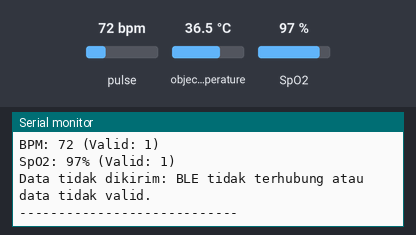
Bench run of a sketch on a simulated ESP32. Parts: the last lines printed to the serial monitor. Inputs (shaded band) come from the test bench; at power-on: pulse 72 bpm, object temperature 36.5 °C, SpO2 97 %. Nothing arrives over Bluetooth unless stated; a phone connects over Bluetooth LE 3 s after start.

Above: at 2.2 s.
2.3 s: pulse set to 42 bpm
At 2.76 s:
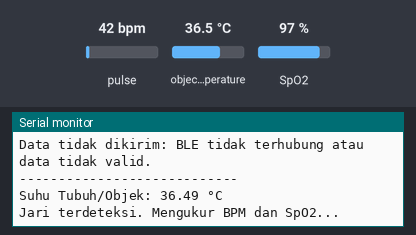
5.8 s: object temperature set to 20 °C
At 6.2 s:
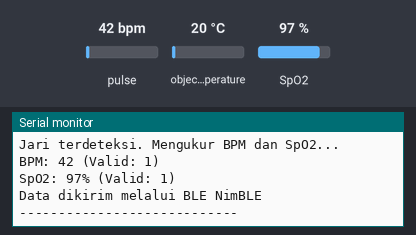
7.3 s: SpO2 set to 80 %
At 9.6 s:
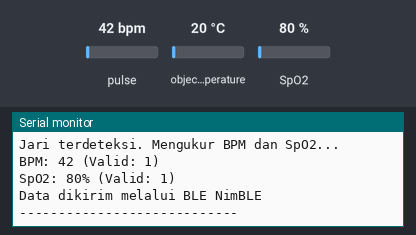

Measured:
- after the input at 7.3 s, the serial monitor: prints a new line after 1.5 s (image 3)

The sketch:

Kode_Node.ino
```cpp
#include <Wire.h>
#include <MAX30105.h>
#include <Adafruit_MLX90614.h>
#include "heartRate.h"
#include "spo2_algorithm.h"
#include <NimBLEDevice.h>

// I2C Pins
#define SDA_WIRE   21
#define SCL_WIRE   22
#define SDA_WIRE1  33
#define SCL_WIRE1  32

// BLE UUIDs
#define SERVICE_UUID         "YOUR UUID"
#define CHARACTERISTIC_UUID  "YOUR UUID"

// Sensor Buffers
#define BUFFER_LENGTH 35
uint32_t irBuffer[BUFFER_LENGTH];
uint32_t redBuffer[BUFFER_LENGTH];

// Sensor Objects
Adafruit_MLX90614 mlx = Adafruit_MLX90614();
MAX30105 particleSensor;

// Sensor Values
int32_t spo2, heartRate;
int8_t validSPO2, validHeartRate;
bool fingerDetected = false;

// BLE
NimBLECharacteristic* pCharacteristic;
bool bleConnected = false;

// BLE Server Callback Class
class ServerCallbacks : public NimBLEServerCallbacks {
  void onConnect(NimBLEServer* pServer, NimBLEConnInfo&) override {
    Serial.println("Client connected");
    bleConnected = true;
  }
  void onDisconnect(NimBLEServer* pServer, NimBLEConnInfo&, int) override {
    Serial.println("Client disconnected, restarting advertising...");
    bleConnected = false;
    NimBLEDevice::startAdvertising();
  }
} serverCallbacks;

// Task untuk membaca sensor dan mengirim data BLE
void TaskSensorBLE(void *pvParameters) {
  while(1) {
    double objectTemp = mlx.readObjectTempC();
    long irValue = particleSensor.getIR();
    fingerDetected = irValue > 50000;

    Serial.printf("Suhu Tubuh/Objek: %.2f °C\n", objectTemp);

    if (fingerDetected) {
      Serial.println("Jari terdeteksi. Mengukur BPM dan SpO2...");
      for (int i = 0; i < BUFFER_LENGTH; i++) {
        while (!particleSensor.available()) {
          particleSensor.check();
          vTaskDelay(1 / portTICK_PERIOD_MS);
        }
        redBuffer[i] = particleSensor.getRed();
        irBuffer[i] = particleSensor.getIR();
        particleSensor.nextSample();
      }

      maxim_heart_rate_and_oxygen_saturation(
        irBuffer, BUFFER_LENGTH, redBuffer,
        &spo2, &validSPO2, &heartRate, &validHeartRate
      );

      Serial.printf("BPM: %d (Valid: %d)\n", heartRate, validHeartRate);
      Serial.printf("SpO2: %d%% (Valid: %d)\n", spo2, validSPO2);

      if (validSPO2 && validHeartRate && bleConnected) {
        String data = "{\"temperature\":" + String(objectTemp, 2) +
                      ",\"bpm\":" + String(heartRate) +
                      ",\"spo2\":" + String(spo2) + "}";
        pCharacteristic->setValue(data);
        pCharacteristic->notify();
        Serial.println("Data dikirim melalui BLE NimBLE");
      } else {
        Serial.println("Data tidak dikirim: BLE tidak terhubung atau data tidak valid.");
      }
    } else {
      Serial.println("Tidak ada jari terdeteksi. Letakkan jari Anda pada sensor.");
    }

    Serial.println("----------------------------");
    vTaskDelay(1000 / portTICK_PERIOD_MS);  // Delay 1 detik
  }
}

void setup() {
  Serial.begin(115200);
  delay(1000);

  Wire.begin(SDA_WIRE, SCL_WIRE);
  Wire1.begin(SDA_WIRE1, SCL_WIRE1);

  if (!mlx.begin(0x5A, &Wire)) {
    Serial.println("MLX90614 not found!");
    while (1);
  }

  if (!particleSensor.begin(Wire1)) {
    Serial.println("MAX30105 not found!");
    while (1);
  }
  particleSensor.setup();
  particleSensor.setPulseAmplitudeRed(0x32);
  particleSensor.setPulseAmplitudeIR(0x32);
  particleSensor.setPulseAmplitudeGreen(0);

  NimBLEDevice::init("ESP32 Node NimBLE");
  NimBLEServer* pServer = NimBLEDevice::createServer();
  pServer->setCallbacks(&serverCallbacks);

  NimBLEService* pService = pServer->createService(SERVICE_UUID);
  pCharacteristic = pService->createCharacteristic(
    CHARACTERISTIC_UUID,
    NIMBLE_PROPERTY::READ | NIMBLE_PROPERTY::WRITE | NIMBLE_PROPERTY::NOTIFY
  );
  pService->start();

  NimBLEAdvertising* pAdvertising = NimBLEDevice::getAdvertising();
  pAdvertising->addServiceUUID(SERVICE_UUID);
  pAdvertising->start();
  Serial.println("BLE NimBLE advertising started");

  // Buat task FreeRTOS untuk sensor dan BLE notify
  xTaskCreatePinnedToCore(
    TaskSensorBLE,
    "TaskSensorBLE",
    4096,
    NULL,
    1,
    NULL,
    1  // core 1 (ESP32 dual core)
  );
}

void loop() {
  vTaskDelay(portMAX_DELAY);  // loop kosong, atau bisa kosong saja
}
```
